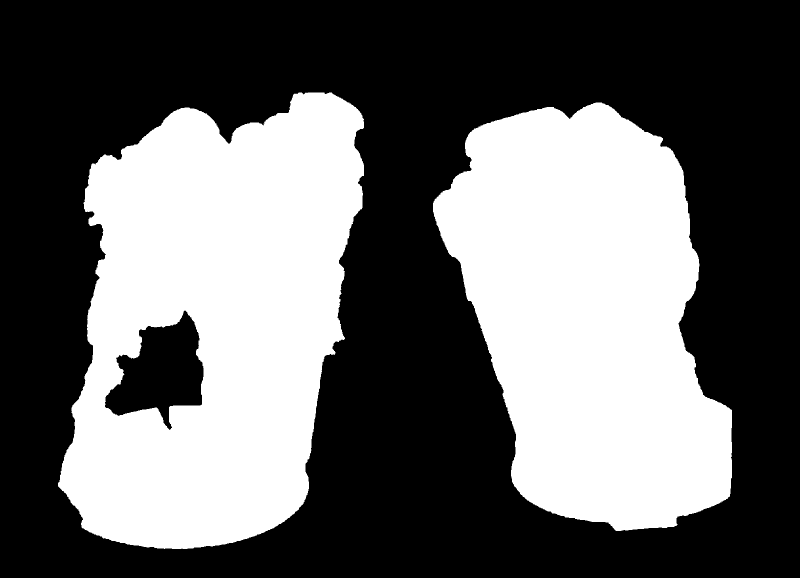
#> input picture tools/inputs/6-siege-blitz/fg_mask.png, 1600 x 1155 px (shown at 1/2 size)
$ python make_mask.py fg_mask.png out.png
#> lines starting #> are read from the running program, lines starting #| are printed output that depends on the picture; after the words box and inside, x2 and y2 are one past the last pixel; in counts of white or black regions, pixels touching at a corner belong together
"""Hint-based fg mask for Blitz (black backdrop, Oct 27 2026 photo).

Rough outline polygons (body, shield, clip, base) as probable foreground,
an eroded core as sure foreground, everything else background; GrabCut refines.
Coordinates are in the padded photo (crop 690,890,1240,1750 with --pad 0.15).

    python3 make_mask.py <padded photo> <out fg_mask.png>
"""
import sys
import numpy as np, cv2
from PIL import Image, ImageDraw

img = np.array(Image.open(sys.argv[1]).convert("RGB"))
#> img: shape (1155, 1600, 3); 40.1% white; 2 white regions, box (x1, y1, x2, y2) and area: (116, 185, 728, 1098) 389659, (866, 205, 1464, 1062) 350926
h, w = img.shape[:2]
#> h = 1155; w = 1600
hint = Image.new("L", (w, h), 0)
#> hint: PIL image 1600x1155 L; every value is 0
d = ImageDraw.Draw(hint)
body = [(300, 165), (340, 150), (380, 165), (405, 230), (430, 260), (440, 300),
        (380, 330), (375, 420), (400, 500), (410, 620), (410, 700), (400, 820),
        (300, 830), (270, 840), (220, 840), (165, 840), (190, 780), (195, 700),
        (205, 620), (215, 520), (240, 440), (200, 420), (185, 340), (195, 270),
        (240, 235), (285, 230)]
shield = [(465, 200), (475, 140), (550, 135), (550, 240), (575, 250), (570, 330),
          (560, 350), (580, 440), (600, 620), (610, 900), (600, 930), (430, 930),
          (410, 820), (410, 640), (400, 500), (370, 420), (365, 340), (410, 300),
          (440, 270)]
clip = [(570, 880), (615, 870), (625, 965), (580, 975), (565, 960)]
BASE = [90, 820, 590, 1010]
d.polygon(body, fill=255)
d.polygon(shield, fill=255)
d.polygon(clip, fill=255)
d.ellipse(BASE, fill=255)
prob = np.array(hint) > 0
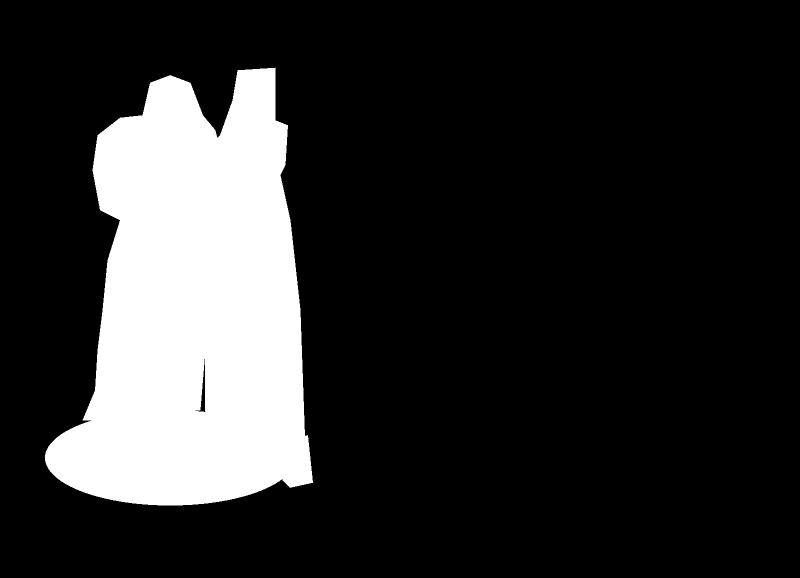
#> prob: shape (1155, 1600) bool (shown at 1/2 size); 17.7% white; 1 white region, box (x1, y1, x2, y2) and area: (90, 135, 626, 1011) 326506

gc = np.full((h, w), cv2.GC_BGD, np.uint8)
grown = cv2.dilate(prob.astype(np.uint8), np.ones((25, 25), np.uint8)) > 0
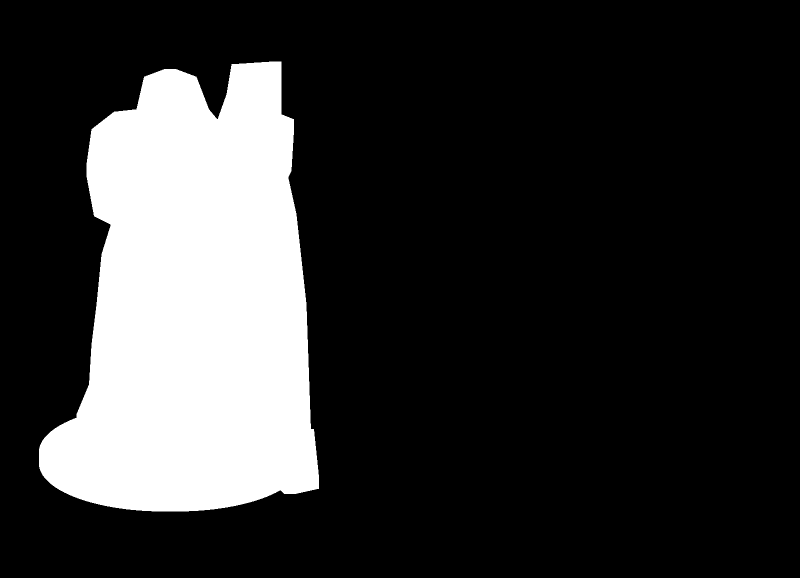
#> grown: shape (1155, 1600) bool (shown at 1/2 size); 19.8% white; 1 white region, box (x1, y1, x2, y2) and area: (78, 123, 638, 1023) 366131
gc[grown] = cv2.GC_PR_BGD
gc[prob] = cv2.GC_PR_FGD
core = cv2.erode(prob.astype(np.uint8), np.ones((31, 31), np.uint8)) > 0
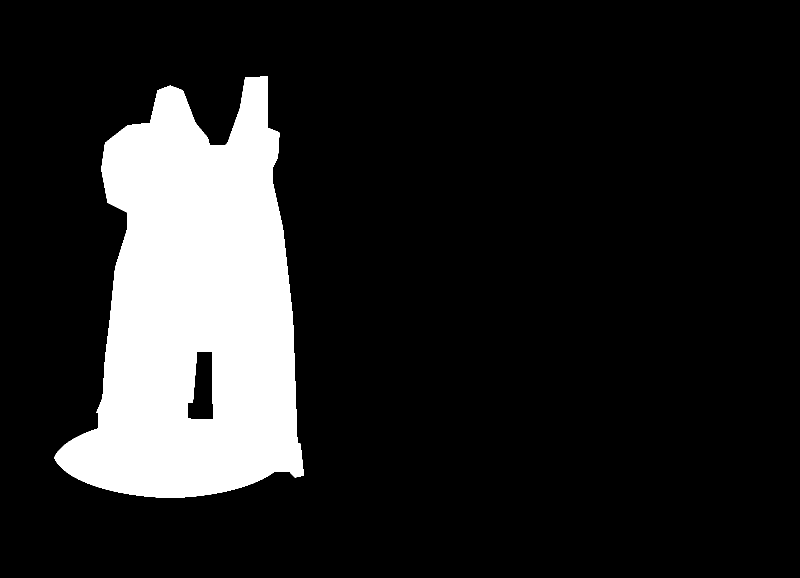
#> core: shape (1155, 1600) bool (shown at 1/2 size); 14.8% white; 1 white region, box (x1, y1, x2, y2) and area: (108, 152, 608, 996) 274011
gc[core] = cv2.GC_FGD
bgm, fgm = np.zeros((1, 65), np.float64), np.zeros((1, 65), np.float64)
cv2.grabCut(cv2.cvtColor(img, cv2.COLOR_RGB2BGR), gc, None, bgm, fgm, 5,
            cv2.GC_INIT_WITH_MASK)
m = np.isin(gc, (cv2.GC_FGD, cv2.GC_PR_FGD)).astype(np.uint8) * 255
# the base and the dark shield blend into the black backdrop, so keep those hints regardless
keep_hint = Image.new("L", (w, h), 0)
kd = ImageDraw.Draw(keep_hint)
kd.ellipse(BASE, fill=255)
kd.polygon(clip, fill=255)
m[np.array(keep_hint) > 0] = 255
m[core] = 255
m = cv2.morphologyEx(m, cv2.MORPH_CLOSE, np.ones((9, 9), np.uint8))
m = cv2.morphologyEx(m, cv2.MORPH_OPEN, np.ones((5, 5), np.uint8))
n, lab, st, _ = cv2.connectedComponentsWithStats(m)
keep = np.zeros_like(m)
if n > 1:
    keep[lab == 1 + int(np.argmax(st[1:, cv2.CC_STAT_AREA]))] = 255
Image.fromarray(keep).save(sys.argv[2])
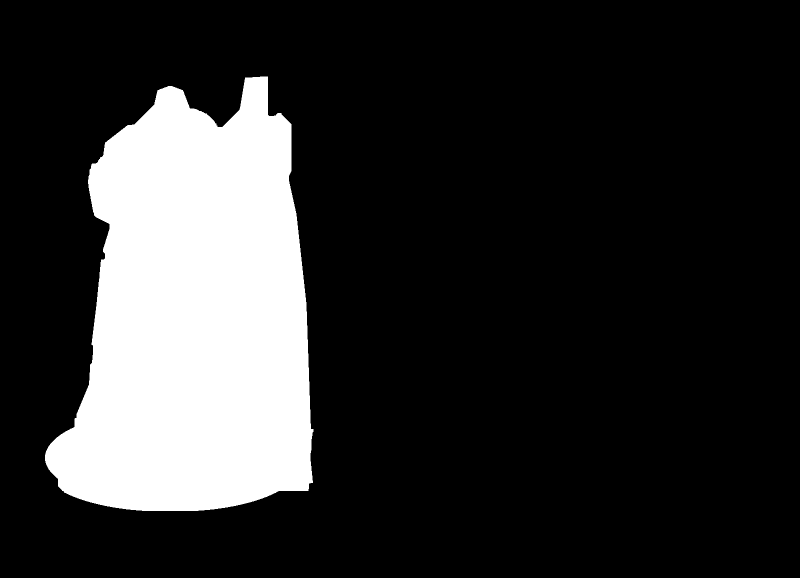
#> saved as out.png: PIL image 1600x1155 L (shown at 1/2 size); 18.5% white; 1 white region, box (x1, y1, x2, y2) and area: (90, 153, 627, 1022) 341107
